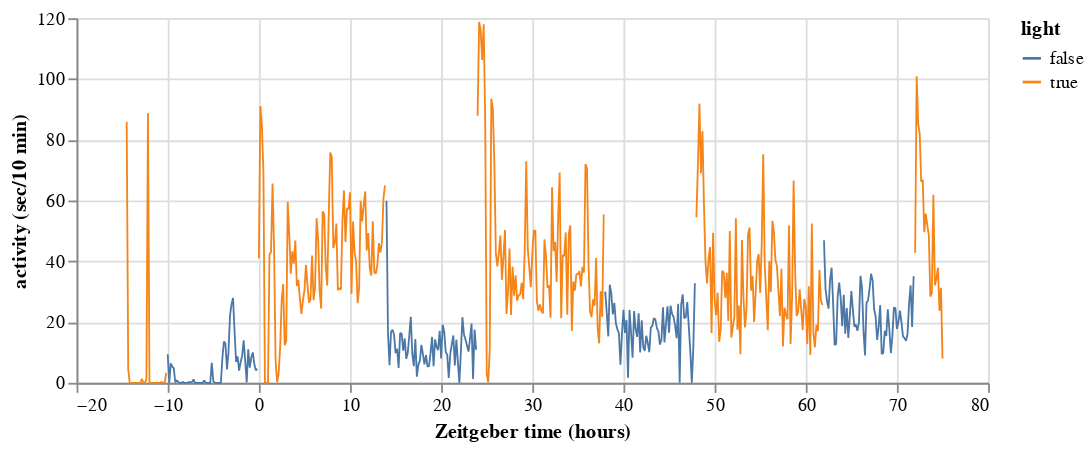

This figure's notebook cell:
### Code cell
plot_trace(df, col='activity', location=1, units='sec/10 min')

### Figure 1 — Vega-Lite specification as saved in the notebook (floating-point values rounded to 4 significant figures)
{"$schema": "https://vega.github.io/schema/vega-lite/v2.6.0.json", "config": {"view": {"height": 300, "width": 400}}, "datasets": {"data-0204ba2995ebd89e038c0b7e0b0209c2": [{"activity": 9.4, "light": false, "zeit": -10}, {"activity": 0, "light": false, "zeit": -9.833}, {"activity": 6.4, "light": false, "zeit": -9.667}, {"activity": 5.3, "light": false, "zeit": -9.5}, {"activity": 4.8, "light": false, "zeit": -9.333}, {"activity": 0.1, "light": false, "zeit": -9.167}, {"activity": 0.8, "light": false, "zeit": -9.0}, {"activity": 0.3, "light": false, "zeit": -8.833}, {"activity": 0, "light": false, "zeit": -8.667}, {"activity": 0, "light": false, "zeit": -8.5}, {"activity": 0.3, "light": false, "zeit": -8.333}, {"activity": 0, "light": false, "zeit": -8.167}, {"activity": 0, "light": false, "zeit": -8}, {"activity": 0, "light": false, "zeit": -7.833}, {"activity": 0.3, "light": false, "zeit": -7.667}, {"activity": 0.1, "light": false, "zeit": -7.5}, {"activity": 0.3, "light": false, "zeit": -7.333}, {"activity": 1.1, "light": false, "zeit": -7.167}, {"activity": 0, "light": false, "zeit": -7}, {"activity": 0, "light": false, "zeit": -6.833}, {"activity": 0, "light": false, "zeit": -6.667}, {"activity": 0, "light": false, "zeit": -6.5}, {"activity": 0, "light": false, "zeit": -6.333}, {"activity": 0, "light": false, "zeit": -6.167}, {"activity": 0.8, "light": false, "zeit": -6}, {"activity": 0, "light": false, "zeit": -5.833}, {"activity": 0, "light": false, "zeit": -5.667}, {"activity": 0, "light": false, "zeit": -5.5}, {"activity": 0, "light": false, "zeit": -5.333}, {"activity": 6.6, "light": false, "zeit": -5.167}, {"activity": 0.6, "light": false, "zeit": -5}, {"activity": 0.1, "light": false, "zeit": -4.833}, {"activity": 0, "light": false, "zeit": -4.667}, {"activity": 0, "light": false, "zeit": -4.5}, {"activity": 0, "light": false, "zeit": -4.333}, {"activity": 0, "light": false, "zeit": -4.167}, {"activity": 8.2, "light": false, "zeit": -4}, {"activity": 13.6, "light": false, "zeit": -3.833}, {"activity": 12.9, "light": false, "zeit": -3.667}, {"activity": 4.4, "light": false, "zeit": -3.5}, {"activity": 9.9, "light": false, "zeit": -3.333}, {"activity": 22.1, "light": false, "zeit": -3.167}, {"activity": 25.9, "light": false, "zeit": -3}, {"activity": 27.9, "light": false, "zeit": -2.833}, {"activity": 17, "light": false, "zeit": -2.667}, {"activity": 6.9, "light": false, "zeit": -2.5}, {"activity": 8.7, "light": false, "zeit": -2.333}, {"activity": 4, "light": false, "zeit": -2.167}, {"activity": 6.8, "light": false, "zeit": -2}, {"activity": 8.9, "light": false, "zeit": -1.833}, {"activity": 14, "light": false, "zeit": -1.667}, {"activity": 7.3, "light": false, "zeit": -1.5}, {"activity": 0.1, "light": false, "zeit": -1.333}, {"activity": 11.0, "light": false, "zeit": -1.167}, {"activity": 5, "light": false, "zeit": -1}, {"activity": 8.3, "light": false, "zeit": -0.8333}, {"activity": 10, "light": false, "zeit": -0.6667}, {"activity": 6.2, "light": false, "zeit": -0.5}, {"activity": 4.1, "light": false, "zeit": -0.3333}, {"activity": 4.6, "light": false, "zeit": -0.1667}], "data-06ba3942e36dc0de54647e9960f95fc8": [{"activity": 42.7, "light": true, "zeit": 72.0}, {"activity": 100.9, "light": true, "zeit": 72.17}, {"activity": 85.4, "light": true, "zeit": 72.33}, {"activity": 82, "light": true, "zeit": 72.5}, {"activity": 66.2, "light": true, "zeit": 72.67}, {"activity": 66.8, "light": true, "zeit": 72.83}, {"activity": 49.6, "light": true, "zeit": 73}, {"activity": 55.7, "light": true, "zeit": 73.17}, {"activity": 51.8, "light": true, "zeit": 73.33}, {"activity": 48.5, "light": true, "zeit": 73.5}, {"activity": 28.4, "light": true, "zeit": 73.67}, {"activity": 29.6, "light": true, "zeit": 73.83}, {"activity": 61.9, "light": true, "zeit": 74}, {"activity": 32.1, "light": true, "zeit": 74.17}, {"activity": 34.3, "light": true, "zeit": 74.33}, {"activity": 37.9, "light": true, "zeit": 74.5}, {"activity": 23.7, "light": true, "zeit": 74.67}, {"activity": 31.3, "light": true, "zeit": 74.83}, {"activity": 8, "light": true, "zeit": 75}], "data-1ccb1e180d2fb7a8e25c27f976e612f6": [{"activity": 54.5, "light": true, "zeit": 48}, {"activity": 71.6, "light": true, "zeit": 48.17}, {"activity": 91.9, "light": true, "zeit": 48.33}, {"activity": 69, "light": true, "zeit": 48.5}, {"activity": 82.9, "light": true, "zeit": 48.67}, {"activity": 58.1, "light": true, "zeit": 48.83}, {"activity": 39.8, "light": true, "zeit": 49}, {"activity": 32.7, "light": true, "zeit": 49.17}, {"activity": 40.7, "light": true, "zeit": 49.33}, {"activity": 44.7, "light": true, "zeit": 49.5}, {"activity": 16.4, "light": true, "zeit": 49.67}, {"activity": 49.4, "light": true, "zeit": 49.83}, {"activity": 27.1, "light": true, "zeit": 50}, {"activity": 22.3, "light": true, "zeit": 50.17}, {"activity": 29.6, "light": true, "zeit": 50.33}, {"activity": 13.5, "light": true, "zeit": 50.5}, {"activity": 17.6, "light": true, "zeit": 50.67}, {"activity": 36.9, "light": true, "zeit": 50.83}, {"activity": 36.3, "light": true, "zeit": 51}, {"activity": 27.9, "light": true, "zeit": 51.17}, {"activity": 36.2, "light": true, "zeit": 51.33}, {"activity": 20.38, "light": true, "zeit": 51.5}, {"activity": 50.0, "light": true, "zeit": 51.67}, {"activity": 14.9, "light": true, "zeit": 51.83}, {"activity": 18.3, "light": true, "zeit": 52}, {"activity": 21.8, "light": true, "zeit": 52.17}, {"activity": 54.2, "light": true, "zeit": 52.33}, {"activity": 17.5, "light": true, "zeit": 52.5}, {"activity": 25.4, "light": true, "zeit": 52.67}, {"activity": 9.4, "light": true, "zeit": 52.83}, {"activity": 47, "light": true, "zeit": 53}, {"activity": 28.0, "light": true, "zeit": 53.17}, {"activity": 18.2, "light": true, "zeit": 53.33}, {"activity": 24.4, "light": true, "zeit": 53.5}, {"activity": 48.8, "light": true, "zeit": 53.67}, {"activity": 51.1, "light": true, "zeit": 53.83}, {"activity": 30.3, "light": true, "zeit": 54}, {"activity": 35.2, "light": true, "zeit": 54.17}, {"activity": 20, "light": true, "zeit": 54.33}, {"activity": 29.3, "light": true, "zeit": 54.5}, {"activity": 40, "light": true, "zeit": 54.67}, {"activity": 42.4, "light": true, "zeit": 54.83}, {"activity": 29.6, "light": true, "zeit": 55}, {"activity": 45.4, "light": true, "zeit": 55.17}, {"activity": 75.2, "light": true, "zeit": 55.33}, {"activity": 38.6, "light": true, "zeit": 55.5}, {"activity": 28.2, "light": true, "zeit": 55.67}, {"activity": 17.3, "light": true, "zeit": 55.83}, {"activity": 40.1, "light": true, "zeit": 56}, {"activity": 29.9, "light": true, "zeit": 56.17}, {"activity": 53.3, "light": true, "zeit": 56.33}, {"activity": 49.7, "light": true, "zeit": 56.5}, {"activity": 40.5, "light": true, "zeit": 56.67}, {"activity": 38.5, "light": true, "zeit": 56.83}, {"activity": 30.5, "light": true, "zeit": 57}, {"activity": 21.9, "light": true, "zeit": 57.17}, {"activity": 37.5, "light": true, "zeit": 57.33}, {"activity": 12.0, "light": true, "zeit": 57.5}, {"activity": 24.7, "light": true, "zeit": 57.67}, {"activity": 22.3, "light": true, "zeit": 57.83}, {"activity": 20.9, "light": true, "zeit": 58}, {"activity": 51.9, "light": true, "zeit": 58.17}, {"activity": 12.8, "light": true, "zeit": 58.33}, {"activity": 28.2, "light": true, "zeit": 58.5}, {"activity": 66.6, "light": true, "zeit": 58.67}, {"activity": 36.6, "light": true, "zeit": 58.83}, {"activity": 22.0, "light": true, "zeit": 59}, {"activity": 23.4, "light": true, "zeit": 59.17}, {"activity": 30.8, "light": true, "zeit": 59.33}, {"activity": 24.1, "light": true, "zeit": 59.5}, {"activity": 17.3, "light": true, "zeit": 59.67}, {"activity": 27.6, "light": true, "zeit": 59.83}, {"activity": 25, "light": true, "zeit": 60}, {"activity": 12.7, "light": true, "zeit": 60.17}, {"activity": 31.8, "light": true, "zeit": 60.33}, {"activity": 9.2, "light": true, "zeit": 60.5}, {"activity": 52.4, "light": true, "zeit": 60.67}, {"activity": 16.5, "light": true, "zeit": 60.83}, {"activity": 11.7, "light": true, "zeit": 61}, {"activity": 19.1, "light": true, "zeit": 61.17}, {"activity": 17, "light": true, "zeit": 61.33}, {"activity": 37.1, "light": true, "zeit": 61.5}, {"activity": 27, "light": true, "zeit": 61.67}, {"activity": 25.6, "light": true, "zeit": 61.83}], "data-738f74767088fabc63be6055ec3e8c27": [{"activity": 41, "light": true, "zeit": 0}, {"activity": 91.1, "light": true, "zeit": 0.1667}, {"activity": 84.7, "light": true, "zeit": 0.3333}, {"activity": 69.3, "light": true, "zeit": 0.5}, {"activity": 0, "light": true, "zeit": 0.6667}, {"activity": 0, "light": true, "zeit": 0.8333}, {"activity": 0, "light": true, "zeit": 1}, {"activity": 42.3, "light": true, "zeit": 1.167}, {"activity": 43.0, "light": true, "zeit": 1.333}, {"activity": 65.6, "light": true, "zeit": 1.5}, {"activity": 44.4, "light": true, "zeit": 1.667}, {"activity": 7.4, "light": true, "zeit": 1.833}, {"activity": 0.2, "light": true, "zeit": 2}, {"activity": 3, "light": true, "zeit": 2.167}, {"activity": 11.6, "light": true, "zeit": 2.333}, {"activity": 26.9, "light": true, "zeit": 2.5}, {"activity": 32.5, "light": true, "zeit": 2.667}, {"activity": 12.4, "light": true, "zeit": 2.833}, {"activity": 13.7, "light": true, "zeit": 3}, {"activity": 59.6, "light": true, "zeit": 3.167}, {"activity": 49, "light": true, "zeit": 3.333}, {"activity": 35.9, "light": true, "zeit": 3.5}, {"activity": 43.3, "light": true, "zeit": 3.667}, {"activity": 39.2, "light": true, "zeit": 3.833}, {"activity": 46.8, "light": true, "zeit": 4}, {"activity": 31.9, "light": true, "zeit": 4.167}, {"activity": 33.9, "light": true, "zeit": 4.333}, {"activity": 27.7, "light": true, "zeit": 4.5}, {"activity": 22.7, "light": true, "zeit": 4.667}, {"activity": 27.1, "light": true, "zeit": 4.833}, {"activity": 30.4, "light": true, "zeit": 5}, {"activity": 38.8, "light": true, "zeit": 5.167}, {"activity": 32.1, "light": true, "zeit": 5.333}, {"activity": 26.4, "light": true, "zeit": 5.5}, {"activity": 27.4, "light": true, "zeit": 5.667}, {"activity": 41.9, "light": true, "zeit": 5.833}, {"activity": 27.2, "light": true, "zeit": 6}, {"activity": 31.3, "light": true, "zeit": 6.167}, {"activity": 54.2, "light": true, "zeit": 6.333}, {"activity": 47.4, "light": true, "zeit": 6.5}, {"activity": 30, "light": true, "zeit": 6.667}, {"activity": 24.4, "light": true, "zeit": 6.833}, {"activity": 56.43, "light": true, "zeit": 7}, {"activity": 55.4, "light": true, "zeit": 7.167}, {"activity": 38.5, "light": true, "zeit": 7.333}, {"activity": 32, "light": true, "zeit": 7.5}, {"activity": 55.3, "light": true, "zeit": 7.667}, {"activity": 75.8, "light": true, "zeit": 7.833}, {"activity": 74.3, "light": true, "zeit": 8}, {"activity": 44.4, "light": true, "zeit": 8.167}, {"activity": 46.1, "light": true, "zeit": 8.333}, {"activity": 52.4, "light": true, "zeit": 8.5}, {"activity": 30.5, "light": true, "zeit": 8.667}, {"activity": 31.2, "light": true, "zeit": 8.833}, {"activity": 30.7, "light": true, "zeit": 9.0}, {"activity": 53.1, "light": true, "zeit": 9.167}, {"activity": 63.3, "light": true, "zeit": 9.333}, {"activity": 46.4, "light": true, "zeit": 9.5}, {"activity": 57.4, "light": true, "zeit": 9.667}, {"activity": 57.2, "light": true, "zeit": 9.833}, {"activity": 62.7, "light": true, "zeit": 10}, {"activity": 29.3, "light": true, "zeit": 10.17}, {"activity": 53.1, "light": true, "zeit": 10.33}, {"activity": 42.9, "light": true, "zeit": 10.5}, {"activity": 39.9, "light": true, "zeit": 10.67}, {"activity": 26.2, "light": true, "zeit": 10.83}, {"activity": 31.0, "light": true, "zeit": 11}, {"activity": 59.9, "light": true, "zeit": 11.17}, {"activity": 53.1, "light": true, "zeit": 11.33}, {"activity": 58.5, "light": true, "zeit": 11.5}, {"activity": 63, "light": true, "zeit": 11.67}, {"activity": 43.6, "light": true, "zeit": 11.83}, {"activity": 49.3, "light": true, "zeit": 12}, {"activity": 37.5, "light": true, "zeit": 12.17}, {"activity": 35.3, "light": true, "zeit": 12.33}, {"activity": 53.2, "light": true, "zeit": 12.5}, {"activity": 36.3, "light": true, "zeit": 12.67}, {"activity": 36, "light": true, "zeit": 12.83}, {"activity": 38.8, "light": true, "zeit": 13}, {"activity": 46, "light": true, "zeit": 13.17}, {"activity": 42.9, "light": true, "zeit": 13.33}, {"activity": 46.2, "light": true, "zeit": 13.5}, {"activity": 60.6, "light": true, "zeit": 13.67}, {"activity": 65, "light": true, "zeit": 13.83}], "data-9b1fadecd0a80a118915a358e5e98d29": [{"activity": 87.9, "light": true, "zeit": 24}, {"activity": 118.8, "light": true, "zeit": 24.17}, {"activity": 116.1, "light": true, "zeit": 24.33}, {"activity": 106.3, "light": true, "zeit": 24.5}, {"activity": 118, "light": true, "zeit": 24.67}, {"activity": 85.7, "light": true, "zeit": 24.83}, {"activity": 2.9, "light": true, "zeit": 25}, {"activity": 0.1, "light": true, "zeit": 25.17}, {"activity": 11.2, "light": true, "zeit": 25.33}, {"activity": 93.5, "light": true, "zeit": 25.5}, {"activity": 90.3, "light": true, "zeit": 25.67}, {"activity": 72.7, "light": true, "zeit": 25.83}, {"activity": 42.5, "light": true, "zeit": 26}, {"activity": 38.3, "light": true, "zeit": 26.17}, {"activity": 42.8, "light": true, "zeit": 26.33}, {"activity": 48.5, "light": true, "zeit": 26.5}, {"activity": 33.9, "light": true, "zeit": 26.67}, {"activity": 41.5, "light": true, "zeit": 26.83}, {"activity": 50.3, "light": true, "zeit": 27}, {"activity": 22.7, "light": true, "zeit": 27.17}, {"activity": 30, "light": true, "zeit": 27.33}, {"activity": 44.2, "light": true, "zeit": 27.5}, {"activity": 22.3, "light": true, "zeit": 27.67}, {"activity": 38.3, "light": true, "zeit": 27.83}, {"activity": 28.7, "light": true, "zeit": 28}, {"activity": 35.4, "light": true, "zeit": 28.17}, {"activity": 27.0, "light": true, "zeit": 28.33}, {"activity": 28.8, "light": true, "zeit": 28.5}, {"activity": 29.1, "light": true, "zeit": 28.67}, {"activity": 32.9, "light": true, "zeit": 28.83}, {"activity": 27.5, "light": true, "zeit": 29}, {"activity": 43.7, "light": true, "zeit": 29.17}, {"activity": 72.9, "light": true, "zeit": 29.33}, {"activity": 44.3, "light": true, "zeit": 29.5}, {"activity": 38.0, "light": true, "zeit": 29.67}, {"activity": 31.5, "light": true, "zeit": 29.83}, {"activity": 42.7, "light": true, "zeit": 30}, {"activity": 50.1, "light": true, "zeit": 30.17}, {"activity": 50.1, "light": true, "zeit": 30.33}, {"activity": 26.9, "light": true, "zeit": 30.5}, {"activity": 23.7, "light": true, "zeit": 30.67}, {"activity": 25.8, "light": true, "zeit": 30.83}, {"activity": 23.7, "light": true, "zeit": 31}, {"activity": 22.8, "light": true, "zeit": 31.17}, {"activity": 47.2, "light": true, "zeit": 31.33}, {"activity": 41.7, "light": true, "zeit": 31.5}, {"activity": 31.3, "light": true, "zeit": 31.67}, {"activity": 32.1, "light": true, "zeit": 31.83}, {"activity": 21.4, "light": true, "zeit": 32}, {"activity": 64.4, "light": true, "zeit": 32.17}, {"activity": 43.4, "light": true, "zeit": 32.33}, {"activity": 46.3, "light": true, "zeit": 32.5}, {"activity": 33.2, "light": true, "zeit": 32.67}, {"activity": 54.2, "light": true, "zeit": 32.83}, {"activity": 69.2, "light": true, "zeit": 33.0}, {"activity": 21.3, "light": true, "zeit": 33.17}, {"activity": 42.1, "light": true, "zeit": 33.33}, {"activity": 41.7, "light": true, "zeit": 33.5}, {"activity": 49.5, "light": true, "zeit": 33.67}, {"activity": 22.4, "light": true, "zeit": 33.83}, {"activity": 48.9, "light": true, "zeit": 34.0}, {"activity": 51.8, "light": true, "zeit": 34.17}, {"activity": 17.1, "light": true, "zeit": 34.33}, {"activity": 33.4, "light": true, "zeit": 34.5}, {"activity": 30.3, "light": true, "zeit": 34.67}, {"activity": 35.8, "light": true, "zeit": 34.83}, {"activity": 35.7, "light": true, "zeit": 35.0}, {"activity": 36.8, "light": true, "zeit": 35.17}, {"activity": 31.7, "light": true, "zeit": 35.33}, {"activity": 38.2, "light": true, "zeit": 35.5}, {"activity": 36.3, "light": true, "zeit": 35.67}, {"activity": 72, "light": true, "zeit": 35.83}, {"activity": 70.6, "light": true, "zeit": 36.0}, {"activity": 39.4, "light": true, "zeit": 36.17}, {"activity": 23.5, "light": true, "zeit": 36.33}, {"activity": 21.6, "light": true, "zeit": 36.5}, {"activity": 27.5, "light": true, "zeit": 36.67}, {"activity": 25.4, "light": true, "zeit": 36.83}, {"activity": 41.1, "light": true, "zeit": 37}, {"activity": 18.1, "light": true, "zeit": 37.17}, {"activity": 13, "light": true, "zeit": 37.33}, {"activity": 30.1, "light": true, "zeit": 37.5}, {"activity": 21.7, "light": true, "zeit": 37.67}, {"activity": 55.4, "light": true, "zeit": 37.83}], "data-9f8e8692b5dc061d139a40e15af27f32": [{"activity": 59.9, "light": false, "zeit": 14}, {"activity": 16.3, "light": false, "zeit": 14.17}, {"activity": 5.8, "light": false, "zeit": 14.33}, {"activity": 16.8, "light": false, "zeit": 14.5}, {"activity": 17.5, "light": false, "zeit": 14.67}, {"activity": 15.8, "light": false, "zeit": 14.83}, {"activity": 9.8, "light": false, "zeit": 15}, {"activity": 11.2, "light": false, "zeit": 15.17}, {"activity": 4.9, "light": false, "zeit": 15.33}, {"activity": 16.4, "light": false, "zeit": 15.5}, {"activity": 16.2, "light": false, "zeit": 15.67}, {"activity": 10.6, "light": false, "zeit": 15.83}, {"activity": 14.6, "light": false, "zeit": 16}, {"activity": 7.9, "light": false, "zeit": 16.17}, {"activity": 9.8, "light": false, "zeit": 16.33}, {"activity": 15.5, "light": false, "zeit": 16.5}, {"activity": 21.7, "light": false, "zeit": 16.67}, {"activity": 9.5, "light": false, "zeit": 16.83}, {"activity": 5.5, "light": false, "zeit": 17.0}, {"activity": 14.4, "light": false, "zeit": 17.17}, {"activity": 2, "light": false, "zeit": 17.33}, {"activity": 6, "light": false, "zeit": 17.5}, {"activity": 7.3, "light": false, "zeit": 17.67}, {"activity": 12.5, "light": false, "zeit": 17.83}, {"activity": 9.4, "light": false, "zeit": 18.0}, {"activity": 6.1, "light": false, "zeit": 18.17}, {"activity": 9.1, "light": false, "zeit": 18.33}, {"activity": 5.4, "light": false, "zeit": 18.5}, {"activity": 5.4, "light": false, "zeit": 18.67}, {"activity": 9.7, "light": false, "zeit": 18.83}, {"activity": 15.1, "light": false, "zeit": 19}, {"activity": 5.5, "light": false, "zeit": 19.17}, {"activity": 14.3, "light": false, "zeit": 19.33}, {"activity": 11.8, "light": false, "zeit": 19.5}, {"activity": 10.8, "light": false, "zeit": 19.67}, {"activity": 17.1, "light": false, "zeit": 19.83}, {"activity": 8, "light": false, "zeit": 20}, {"activity": 19.1, "light": false, "zeit": 20.17}, {"activity": 16.8, "light": false, "zeit": 20.33}, {"activity": 10.2, "light": false, "zeit": 20.5}, {"activity": 9.2, "light": false, "zeit": 20.67}, {"activity": 1.6, "light": false, "zeit": 20.83}, {"activity": 9.5, "light": false, "zeit": 21}, {"activity": 12.7, "light": false, "zeit": 21.17}, {"activity": 15.6, "light": false, "zeit": 21.33}, {"activity": 5.7, "light": false, "zeit": 21.5}, {"activity": 14.2, "light": false, "zeit": 21.67}, {"activity": 6.8, "light": false, "zeit": 21.83}, {"activity": 0, "light": false, "zeit": 22}, {"activity": 10.6, "light": false, "zeit": 22.17}, {"activity": 21.6, "light": false, "zeit": 22.33}, {"activity": 15.9, "light": false, "zeit": 22.5}, {"activity": 14.3, "light": false, "zeit": 22.67}, {"activity": 12.3, "light": false, "zeit": 22.83}, {"activity": 10.3, "light": false, "zeit": 23}, {"activity": 14.6, "light": false, "zeit": 23.17}, {"activity": 19.5, "light": false, "zeit": 23.33}, {"activity": 1.3, "light": false, "zeit": 23.5}, {"activity": 17.5, "light": false, "zeit": 23.67}, {"activity": 10.9, "light": false, "zeit": 23.83}], "data-a3992d1aaa9e26408eef2222c632c493": [{"activity": 46.9, "light": false, "zeit": 62}, {"activity": 30.8, "light": false, "zeit": 62.17}, {"activity": 26.9, "light": false, "zeit": 62.33}, {"activity": 24.4, "light": false, "zeit": 62.5}, {"activity": 33.9, "light": false, "zeit": 62.67}, {"activity": 37.9, "light": false, "zeit": 62.83}, {"activity": 26.2, "light": false, "zeit": 63}, {"activity": 12.5, "light": false, "zeit": 63.17}, {"activity": 12.8, "light": false, "zeit": 63.33}, {"activity": 28.4, "light": false, "zeit": 63.5}, {"activity": 33, "light": false, "zeit": 63.67}, {"activity": 27.8, "light": false, "zeit": 63.83}, {"activity": 18.6, "light": false, "zeit": 64}, {"activity": 29, "light": false, "zeit": 64.17}, {"activity": 16.2, "light": false, "zeit": 64.33}, {"activity": 24.6, "light": false, "zeit": 64.5}, {"activity": 14.8, "light": false, "zeit": 64.67}, {"activity": 22, "light": false, "zeit": 64.83}, {"activity": 30.2, "light": false, "zeit": 65.0}, {"activity": 24.1, "light": false, "zeit": 65.17}, {"activity": 18.5, "light": false, "zeit": 65.33}, {"activity": 19.2, "light": false, "zeit": 65.5}, {"activity": 17.1, "light": false, "zeit": 65.67}, {"activity": 19.8, "light": false, "zeit": 65.83}, {"activity": 35.2, "light": false, "zeit": 66.0}, {"activity": 31.5, "light": false, "zeit": 66.17}, {"activity": 17.2, "light": false, "zeit": 66.33}, {"activity": 9, "light": false, "zeit": 66.5}, {"activity": 26.4, "light": false, "zeit": 66.67}, {"activity": 27.1, "light": false, "zeit": 66.83}, {"activity": 31.0, "light": false, "zeit": 67.0}, {"activity": 35.9, "light": false, "zeit": 67.17}, {"activity": 33.7, "light": false, "zeit": 67.33}, {"activity": 24.2, "light": false, "zeit": 67.5}, {"activity": 21.7, "light": false, "zeit": 67.67}, {"activity": 14.1, "light": false, "zeit": 67.83}, {"activity": 18.5, "light": false, "zeit": 68.0}, {"activity": 25.6, "light": false, "zeit": 68.17}, {"activity": 9.5, "light": false, "zeit": 68.33}, {"activity": 9.8, "light": false, "zeit": 68.5}, {"activity": 17.1, "light": false, "zeit": 68.67}, {"activity": 15.4, "light": false, "zeit": 68.83}, {"activity": 24.2, "light": false, "zeit": 69.0}, {"activity": 17.7, "light": false, "zeit": 69.17}, {"activity": 9.8, "light": false, "zeit": 69.33}, {"activity": 15.3, "light": false, "zeit": 69.5}, {"activity": 24.8, "light": false, "zeit": 69.67}, {"activity": 24.6, "light": false, "zeit": 69.83}, {"activity": 17.7, "light": false, "zeit": 70.0}, {"activity": 20.1, "light": false, "zeit": 70.17}, {"activity": 23.8, "light": false, "zeit": 70.33}, {"activity": 19.9, "light": false, "zeit": 70.5}, {"activity": 15.3, "light": false, "zeit": 70.67}, {"activity": 14.7, "light": false, "zeit": 70.83}, {"activity": 13.8, "light": false, "zeit": 71.0}, {"activity": 16.1, "light": false, "zeit": 71.17}, {"activity": 26.1, "light": false, "zeit": 71.33}, {"activity": 32.1, "light": false, "zeit": 71.5}, {"activity": 18.4, "light": false, "zeit": 71.67}, {"activity": 35.1, "light": false, "zeit": 71.83}], "data-cecf460d220d314ba481c5fded40ea97": [{"activity": 30, "light": false, "zeit": 38}, {"activity": 23.1, "light": false, "zeit": 38.17}, {"activity": 15.3, "light": false, "zeit": 38.33}, {"activity": 32.3, "light": false, "zeit": 38.5}, {"activity": 29.4, "light": false, "zeit": 38.67}, {"activity": 22.5, "light": false, "zeit": 38.83}, {"activity": 26.3, "light": false, "zeit": 39}, {"activity": 19.6, "light": false, "zeit": 39.17}, {"activity": 17.6, "light": false, "zeit": 39.33}, {"activity": 16.4, "light": false, "zeit": 39.5}, {"activity": 6, "light": false, "zeit": 39.67}, {"activity": 15.9, "light": false, "zeit": 39.83}, {"activity": 24.0, "light": false, "zeit": 40}, {"activity": 16.4, "light": false, "zeit": 40.17}, {"activity": 20.7, "light": false, "zeit": 40.33}, {"activity": 1.7, "light": false, "zeit": 40.5}, {"activity": 24.0, "light": false, "zeit": 40.67}, {"activity": 16.4, "light": false, "zeit": 40.83}, {"activity": 8.3, "light": false, "zeit": 41}, {"activity": 23.6, "light": false, "zeit": 41.17}, {"activity": 17.7, "light": false, "zeit": 41.33}, {"activity": 15.1, "light": false, "zeit": 41.5}, {"activity": 22.9, "light": false, "zeit": 41.67}, {"activity": 10, "light": false, "zeit": 41.83}, {"activity": 20.6, "light": false, "zeit": 42}, {"activity": 11.8, "light": false, "zeit": 42.17}, {"activity": 10.5, "light": false, "zeit": 42.33}, {"activity": 15.5, "light": false, "zeit": 42.5}, {"activity": 13.1, "light": false, "zeit": 42.67}, {"activity": 10.1, "light": false, "zeit": 42.83}, {"activity": 18.2, "light": false, "zeit": 43}, {"activity": 18.7, "light": false, "zeit": 43.17}, {"activity": 21.3, "light": false, "zeit": 43.33}, {"activity": 20.8, "light": false, "zeit": 43.5}, {"activity": 18, "light": false, "zeit": 43.67}, {"activity": 16.9, "light": false, "zeit": 43.83}, {"activity": 12.6, "light": false, "zeit": 44}, {"activity": 14.2, "light": false, "zeit": 44.17}, {"activity": 24.9, "light": false, "zeit": 44.33}, {"activity": 13.3, "light": false, "zeit": 44.5}, {"activity": 19.5, "light": false, "zeit": 44.67}, {"activity": 25.2, "light": false, "zeit": 44.83}, {"activity": 16.5, "light": false, "zeit": 45}, {"activity": 25.4, "light": false, "zeit": 45.17}, {"activity": 22.7, "light": false, "zeit": 45.33}, {"activity": 21.6, "light": false, "zeit": 45.5}, {"activity": 18.8, "light": false, "zeit": 45.67}, {"activity": 14.7, "light": false, "zeit": 45.83}, {"activity": 26.0, "light": false, "zeit": 46}, {"activity": 0, "light": false, "zeit": 46.17}, {"activity": 25.8, "light": false, "zeit": 46.33}, {"activity": 29.1, "light": false, "zeit": 46.5}, {"activity": 21.3, "light": false, "zeit": 46.67}, {"activity": 21.5, "light": false, "zeit": 46.83}, {"activity": 26.6, "light": false, "zeit": 47}, {"activity": 18.5, "light": false, "zeit": 47.17}, {"activity": 10.3, "light": false, "zeit": 47.33}, {"activity": 0, "light": false, "zeit": 47.5}, {"activity": 11.9, "light": false, "zeit": 47.67}, {"activity": 32.8, "light": false, "zeit": 47.83}], "data-d751713988987e9331980363e24189ce": [], "data-ecb2743fbdf8e5052ebf0bdb66e8dfef": [{"activity": 85.89, "light": true, "zeit": -14.5}, {"activity": 4.5, "light": true, "zeit": -14.33}, {"activity": 0, "light": true, "zeit": -14.17}, {"activity": 0, "light": true, "zeit": -14}, {"activity": 0, "light": true, "zeit": -13.83}, {"activity": 0, "light": true, "zeit": -13.67}, {"activity": 0, "light": true, "zeit": -13.5}, {"activity": 0, "light": true, "zeit": -13.33}, {"activity": 0, "light": true, "zeit": -13.17}, {"activity": 0, "light": true, "zeit": -13}, {"activity": 1.3, "light": true, "zeit": -12.83}, {"activity": 0, "light": true, "zeit": -12.67}, {"activity": 0, "light": true, "zeit": -12.5}, {"activity": 1.2, "light": true, "zeit": -12.33}, {"activity": 88.8, "light": true, "zeit": -12.17}, {"activity": 0, "light": true, "zeit": -12}, {"activity": 0, "light": true, "zeit": -11.83}, {"activity": 0, "light": true, "zeit": -11.67}, {"activity": 0, "light": true, "zeit": -11.5}, {"activity": 0, "light": true, "zeit": -11.33}, {"activity": 0.1, "light": true, "zeit": -11.17}, {"activity": 0, "light": true, "zeit": -11}, {"activity": 0, "light": true, "zeit": -10.83}, {"activity": 0.3, "light": true, "zeit": -10.67}, {"activity": 0, "light": true, "zeit": -10.5}, {"activity": 0, "light": true, "zeit": -10.33}, {"activity": 3.3, "light": true, "zeit": -10.17}]}, "layer": [{"data": {"name": "data-ecb2743fbdf8e5052ebf0bdb66e8dfef"}, "encoding": {"color": {"field": "light", "type": "nominal"}, "order": {"field": "zeit", "type": "quantitative"}, "x": {"field": "zeit", "title": "Zeitgeber time (hours)", "type": "quantitative"}, "y": {"field": "activity", "title": "activity (sec/10 min)", "type": "quantitative"}}, "height": 200, "mark": {"strokeJoin": "bevel", "strokeWidth": 1, "type": "line"}, "width": 500}, {"data": {"name": "data-0204ba2995ebd89e038c0b7e0b0209c2"}, "encoding": {"color": {"field": "light", "type": "nominal"}, "order": {"field": "zeit", "type": "quantitative"}, "x": {"field": "zeit", "title": "Zeitgeber time (hours)", "type": "quantitative"}, "y": {"field": "activity", "title": "activity (sec/10 min)", "type": "quantitative"}}, "height": 200, "mark": {"strokeJoin": "bevel", "strokeWidth": 1, "type": "line"}, "width": 500}, {"data": {"name": "data-738f74767088fabc63be6055ec3e8c27"}, "encoding": {"color": {"field": "light", "type": "nominal"}, "order": {"field": "zeit", "type": "quantitative"}, "x": {"field": "zeit", "title": "Zeitgeber time (hours)", "type": "quantitative"}, "y": {"field": "activity", "title": "activity (sec/10 min)", "type": "quantitative"}}, "height": 200, "mark": {"strokeJoin": "bevel", "strokeWidth": 1, "type": "line"}, "width": 500}, {"data": {"name": "data-9f8e8692b5dc061d139a40e15af27f32"}, "encoding": {"color": {"field": "light", "type": "nominal"}, "order": {"field": "zeit", "type": "quantitative"}, "x": {"field": "zeit", "title": "Zeitgeber time (hours)", "type": "quantitative"}, "y": {"field": "activity", "title": "activity (sec/10 min)", "type": "quantitative"}}, "height": 200, "mark": {"strokeJoin": "bevel", "strokeWidth": 1, "type": "line"}, "width": 500}, {"data": {"name": "data-9b1fadecd0a80a118915a358e5e98d29"}, "encoding": {"color": {"field": "light", "type": "nominal"}, "order": {"field": "zeit", "type": "quantitative"}, "x": {"field": "zeit", "title": "Zeitgeber time (hours)", "type": "quantitative"}, "y": {"field": "activity", "title": "activity (sec/10 min)", "type": "quantitative"}}, "height": 200, "mark": {"strokeJoin": "bevel", "strokeWidth": 1, "type": "line"}, "width": 500}, {"data": {"name": "data-cecf460d220d314ba481c5fded40ea97"}, "encoding": {"color": {"field": "light", "type": "nominal"}, "order": {"field": "zeit", "type": "quantitative"}, "x": {"field": "zeit", "title": "Zeitgeber time (hours)", "type": "quantitative"}, "y": {"field": "activity", "title": "activity (sec/10 min)", "type": "quantitative"}}, "height": 200, "mark": {"strokeJoin": "bevel", "strokeWidth": 1, "type": "line"}, "width": 500}, {"data": {"name": "data-1ccb1e180d2fb7a8e25c27f976e612f6"}, "encoding": {"color": {"field": "light", "type": "nominal"}, "order": {"field": "zeit", "type": "quantitative"}, "x": {"field": "zeit", "title": "Zeitgeber time (hours)", "type": "quantitative"}, "y": {"field": "activity", "title": "activity (sec/10 min)", "type": "quantitative"}}, "height": 200, "mark": {"strokeJoin": "bevel", "strokeWidth": 1, "type": "line"}, "width": 500}, {"data": {"name": "data-a3992d1aaa9e26408eef2222c632c493"}, "encoding": {"color": {"field": "light", "type": "nominal"}, "order": {"field": "zeit", "type": "quantitative"}, "x": {"field": "zeit", "title": "Zeitgeber time (hours)", "type": "quantitative"}, "y": {"field": "activity", "title": "activity (sec/10 min)", "type": "quantitative"}}, "height": 200, "mark": {"strokeJoin": "bevel", "strokeWidth": 1, "type": "line"}, "width": 500}, {"data": {"name": "data-06ba3942e36dc0de54647e9960f95fc8"}, "encoding": {"color": {"field": "light", "type": "nominal"}, "order": {"field": "zeit", "type": "quantitative"}, "x": {"field": "zeit", "title": "Zeitgeber time (hours)", "type": "quantitative"}, "y": {"field": "activity", "title": "activity (sec/10 min)", "type": "quantitative"}}, "height": 200, "mark": {"strokeJoin": "bevel", "strokeWidth": 1, "type": "line"}, "width": 500}, {"data": {"name": "data-d751713988987e9331980363e24189ce"}, "encoding": {"color": {"field": "light", "type": "nominal"}, "order": {"field": "zeit", "type": "quantitative"}, "x": {"field": "zeit", "title": "Zeitgeber time (hours)", "type": "quantitative"}, "y": {"field": "activity", "title": "activity (sec/10 min)", "type": "quantitative"}}, "height": 200, "mark": {"strokeJoin": "bevel", "strokeWidth": 1, "type": "line"}, "width": 500}]}
